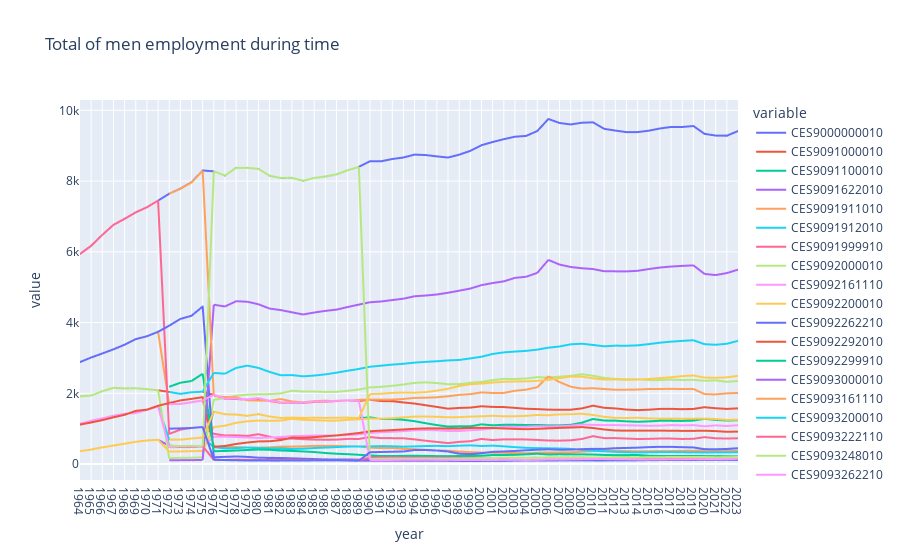

Here is the notebook cell this chart was saved with:
### Markdown cell above
As it was commented in paragraph 1.1.1, men government employment information was infered using the total employment series minus the info of the women government employment series.  This information allowed to prepare the parallel info for a better contrast.  Table all_amount_men_in_government contains the info related to the series id of women statistics.

### Code cell
df_full = preparationOfDataframesFull("all_amount_men_in_government")
dataCharConstructorYear(df_full,"Total of men employment during time")
